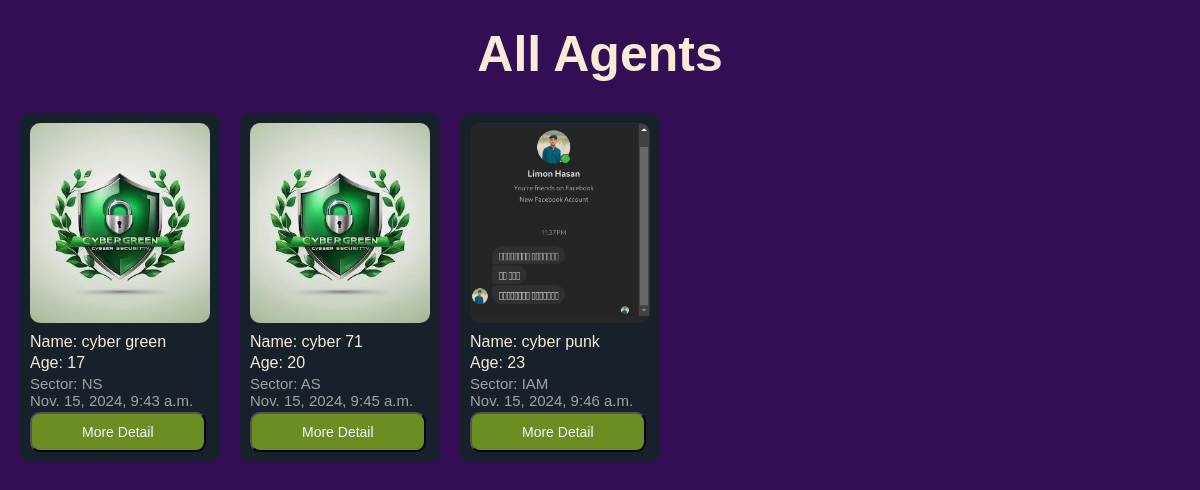
/agents/, run on the app's committed database.
### agent1/models.py (models this page shows, shortened)
class agentLists(models.Model):
    POSITIONS_TYPES = [
        ('NS', 'Network Security'),
        ('AS', 'Application Security'),
        ('IS', 'Incident Response'),
        ('IAM', 'Identity and Access Management'),
        ('CR', 'Cryptography'),
        ('CG', 'Compliance and Governance'),
        ('TI', 'Threat Intelligence'),
    ]
    name = models.CharField(max_length=20)
    profile_image = models.ImageField(upload_to='imgs/')
    age = models.IntegerField()
    positions = models.CharField(max_length=30, choices=POSITIONS_TYPES)
    date_added = models.DateTimeField(default=timezone.now)
    description = models.TextField(default='')

### agent1/views.py (the view)
# urls.py: path('', views.all_agents, name='all_agents'),
def all_agents(request):
    agents = agentLists.objects.all()
    return render(request, 'all_agents.html', {'agents': agents})

### agent1/templates/all_agents.html (shortened to what this page needs)
{% load static %}
<!DOCTYPE html>
<html lang="en">
<head>
    <link rel="stylesheet" href="{% static 'all_agents.css' %}">
</head>
<body>
    <section>
        <header>
            <h1>All Agents</h1>
        </header>
        <div class="hero">
            {% for agent in agents %}
            <div class="ag-del">
                <div class="img">
                    <img src="{{agent.profile_image.url}}" alt="Agent Photo">
                </div>
                <h2> Name: {{agent.name}} </h2>
                <h2>Age: {{agent.age}} </h2>
                <h3>Sector: {{agent.positions}} </h3>
                <h3> {{agent.date_added}} </h3>
                <a href="{% url 'agent_detail' agent.id %}"><button class="dl-btn">More Detail</button></a>
            </div>
            {% endfor %}
        </div>
    </section>
</body>
</html>

### agent1/static/all_agents.css (style rules this page uses)
* { margin: 0; padding: 0; box-sizing: border-box; font-family: sans-serif; }
body, html { height: 100%; width: 100%; background-color: rgb(51, 14, 85); color: antiquewhite; }
header>h1 { text-align: center; margin-top: 5px; margin-bottom: 30px; font-size: 50px; }
section { padding: 20px; }
.hero { display: flex; gap: 20px; }
.hero .ag-del { width: 200px; background-color: rgb(22, 33, 43); padding: 10px; border-radius: 10px; }
.hero .ag-del>.img { height: 200px; width: 180px; border-radius: 10px; overflow: hidden; margin-bottom: 10px; }
.hero .ag-del>.img>img { height: 100%; width: 100%; object-fit: cover; }
.hero .ag-del>h2 { font-size: 16px; font-weight: 500; padding-bottom: 3px; }
.hero .ag-del>h3 { font-size: 15px; font-weight: 400; color: #a2a2a2; }
.hero .ag-del .dl-btn { padding: 10px 50px; background-color: olivedrab; color: aliceblue; font-size: 14px; margin-top: 3px; border-radius: 10px; }

### data on the page
agentLists: profile_image (picture), name "cyber green", age "17", positions "NS", date_added "Nov. 15, 2024, 9:43 a.m."
agentLists: profile_image (picture), name "cyber 71", age "20", positions "AS", date_added "Nov. 15, 2024, 9:45 a.m."
agentLists: profile_image (picture), name "cyber punk", age "23", positions "IAM", date_added "Nov. 15, 2024, 9:46 a.m."
